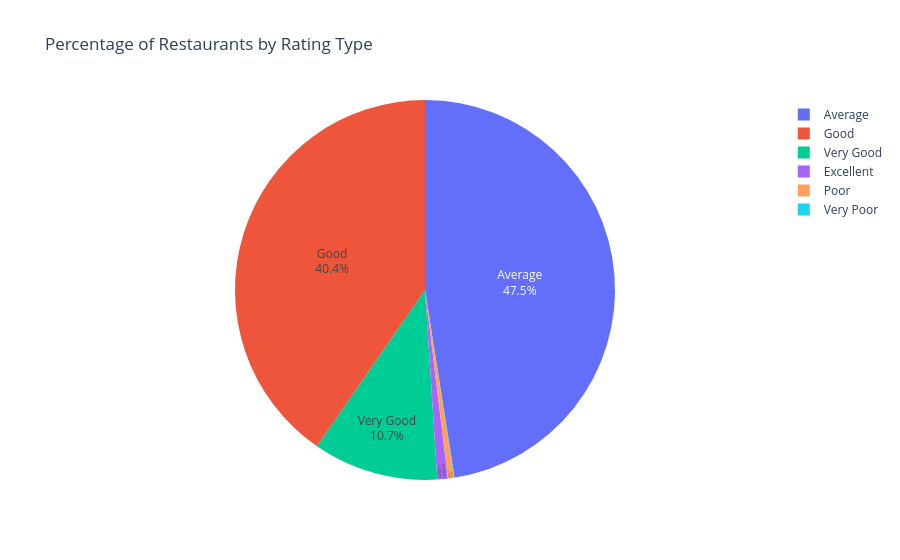

The notebook cell this image was saved under:
### Code cell
fig = px.pie(rating_type_df, names='RATING TYPE', values='COUNT OF RESTAURANTS', color='RATING TYPE',  
        title='Percentage of Restaurants by Rating Type').update_traces(textposition='inside', textinfo='percent+label')

fig.show()

### Figure 1 — Plotly figure (JSON) as saved in the notebook; plotly's stock layout.template omitted (floating-point values rounded to 4 significant figures)
{"data": [{"customdata": [["Average"], ["Good"], ["Very Good"], ["Excellent"], ["Poor"], ["Very Poor"]], "domain": {"x": [0, 1], "y": [0, 1]}, "hovertemplate": "RATING TYPE=%{customdata[0]}<br>COUNT OF RESTAURANTS=%{value}<extra></extra>", "labels": ["Average", "Good", "Very Good", "Excellent", "Poor", "Very Poor"], "legendgroup": "", "marker": {"colors": ["#636efa", "#EF553B", "#00cc96", "#ab63fa", "#FFA15A", "#19d3f3"]}, "name": "", "showlegend": true, "textinfo": "percent+label", "textposition": "inside", "type": "pie", "values": [5115, 4347, 1148, 96, 57, 4]}], "layout": {"legend": {"tracegroupgap": 0}, "title": {"text": "Percentage of Restaurants by Rating Type"}}}
